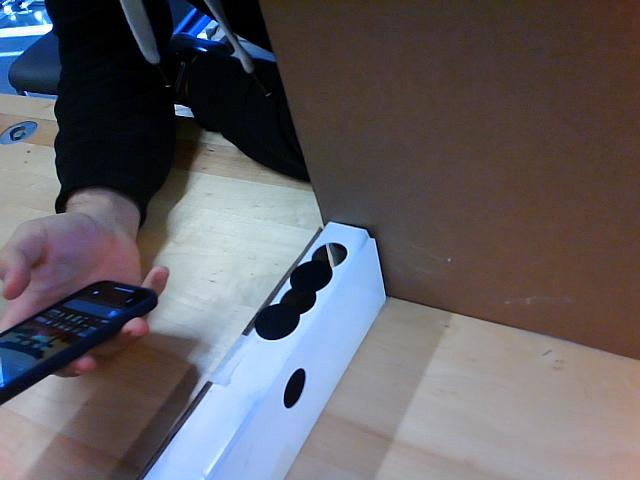
#> input picture data/converted/test/images/frame_1698524150_png.rf.f281910d4929f4cb44474acd4d6297c2.jpg, 640 x 480 px, found by its file name; its folder holds only this picture in this run
$ python converter.py
#> lines starting #> are read from the running program, lines starting #| are printed output that depends on the picture; pictures that were not available may be replaced by others from this repository, and a replacement may not be noted
import cv2
import sys
import os
from PIL import Image

dir_path = ''


for filename in os.listdir(dir_path ):
    if filename.endswith((".jpg", ".jpeg", ".png", ".gif")):
        image_path = os.path.join(dir_path, filename)

        try:
            image = cv2.imread(image_path)
#> image is the input picture: shape (480, 640, 3); mean B, G, R 99, 93.7, 96.7
            gray_image = cv2.cvtColor(image, cv2.COLOR_BGR2GRAY)
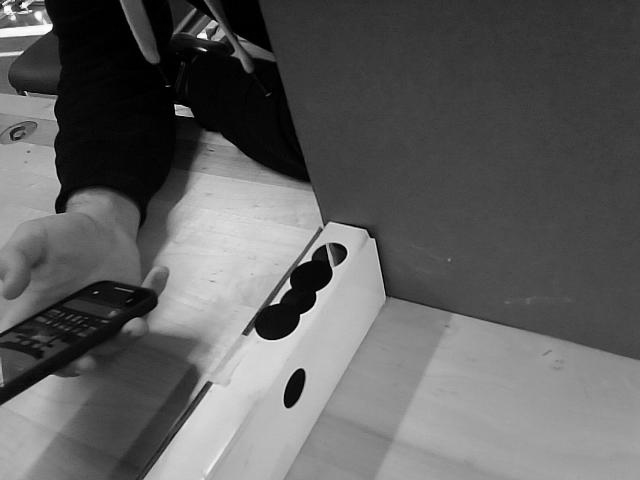
#> gray_image: shape (480, 640); min 0, max 254, mean 95.2
            #apply parula colormap on depth image
            converted = cv2.applyColorMap(gray_image, cv2.COLORMAP_PARULA)
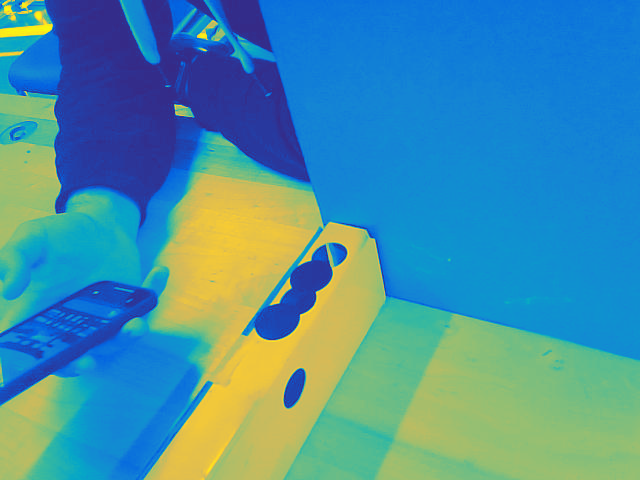
#> converted: shape (480, 640, 3); mean B, G, R 165.5, 144.1, 71.6

            #make a new directory for converted images and write conv images into it
            dir_path_conv = dir_path + '/converted'
            if not os.path.exists(dir_path_conv):
                os.makedirs(dir_path_conv)

            cv2.imwrite(dir_path_conv + '/' + filename, converted)

            width, height = image.size

            print(f"Image: {filename}, Width: {width}, Height: {height}")


            image.close()
        except Exception as e:
            print(f"Error processing image: {filename}. Error: {e}")
    else:
        print(f"Ignoring non-image file: {filename}")

$ run again, on data/converted/valid/images/frame_1698523484_png.rf.400b898213a1a253eb518ddf3cdeac79.jpg
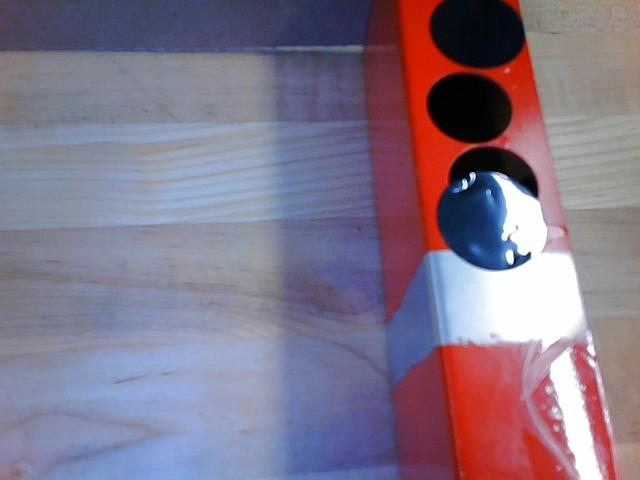
#> input picture data/converted/valid/images/frame_1698523484_png.rf.400b898213a1a253eb518ddf3cdeac79.jpg, 640 x 480 px, found by its file name
#> image is the input picture: shape (480, 640, 3); mean B, G, R 137.4, 117.8, 130.1
#> `gray_image = cv2.cvtColor(image, cv2.COLOR_BGR2GRAY)`:
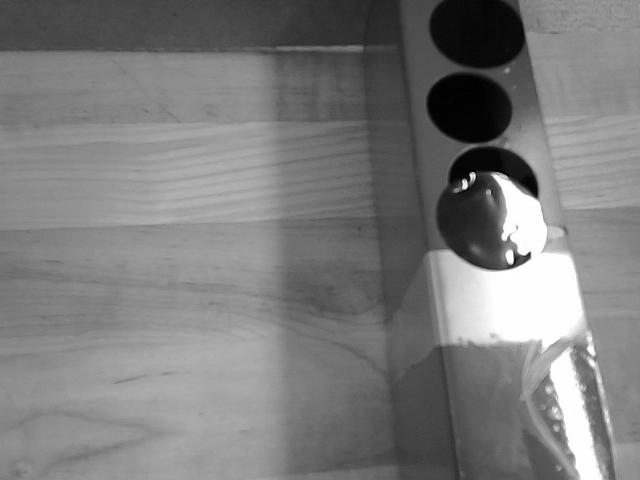
#> gray_image: shape (480, 640); min 0, max 255, mean 123.7
#> `converted = cv2.applyColorMap(gray_image, cv2.COLORMAP_PARULA)`:
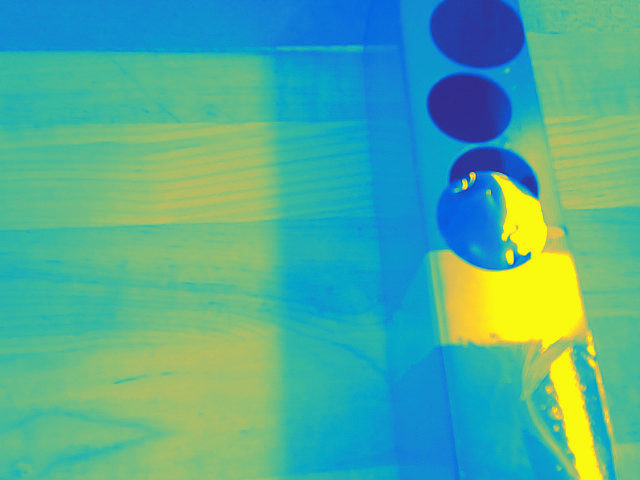
#> converted: shape (480, 640, 3); mean B, G, R 152.8, 173, 79.7

$ run again, on data/converted/valid/images/frame_1698523535_png.rf.6f11ed1aa0945a9aa85a4c38f72544a7.jpg
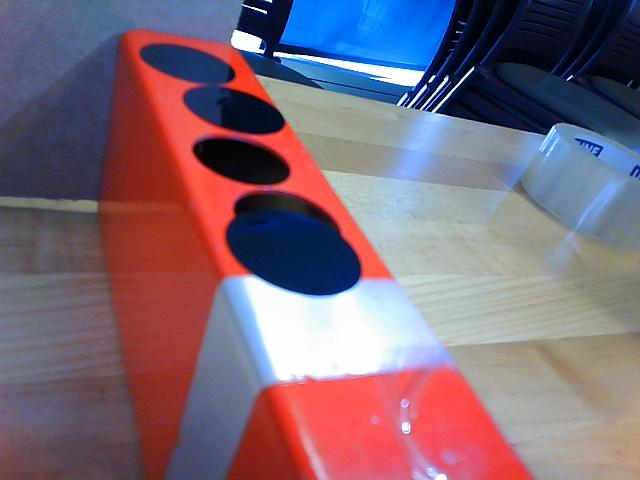
#> input picture data/converted/valid/images/frame_1698523535_png.rf.6f11ed1aa0945a9aa85a4c38f72544a7.jpg, 640 x 480 px, found by its file name
#> image is the input picture: shape (480, 640, 3); mean B, G, R 119.2, 104, 124.4
#> `gray_image = cv2.cvtColor(image, cv2.COLOR_BGR2GRAY)`:
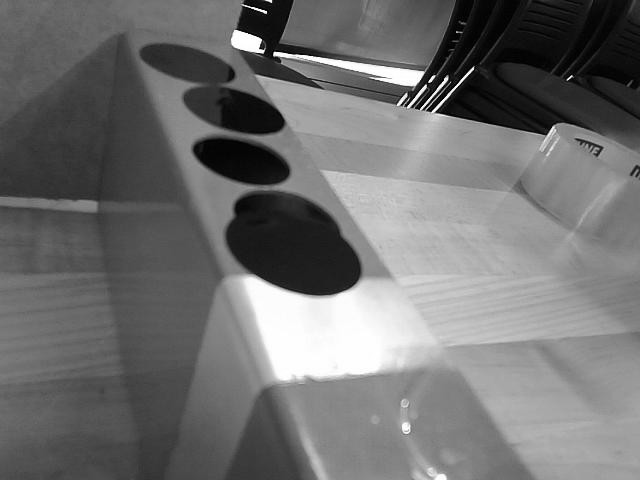
#> gray_image: shape (480, 640); min 1, max 255, mean 111.8
#> `converted = cv2.applyColorMap(gray_image, cv2.COLORMAP_PARULA)`:
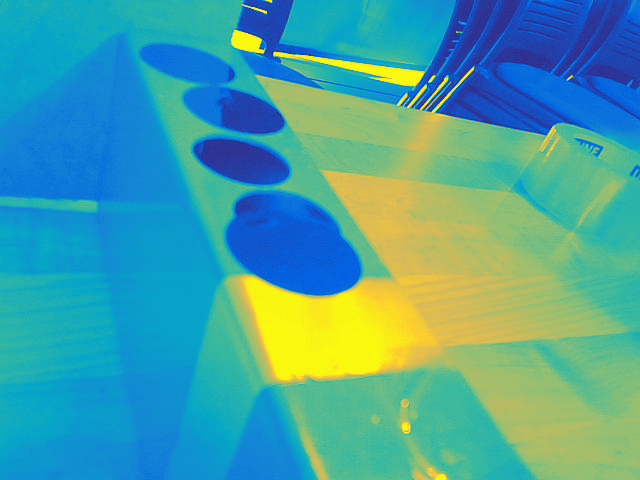
#> converted: shape (480, 640, 3); mean B, G, R 159.6, 161.3, 73.3

$ run again, on data/converted/valid/images/frame_1698523641_png.rf.f05253b6d3addce89e37bfad50e425aa.jpg
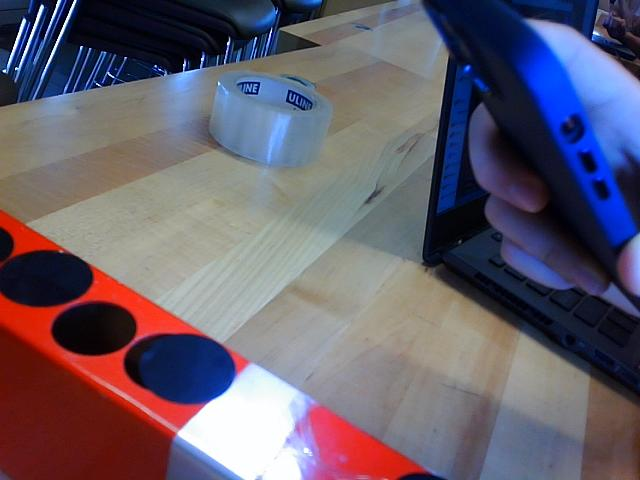
#> input picture data/converted/valid/images/frame_1698523641_png.rf.f05253b6d3addce89e37bfad50e425aa.jpg, 640 x 480 px, found by its file name
#> image is the input picture: shape (480, 640, 3); mean B, G, R 108.6, 93.8, 101.5
#> `gray_image = cv2.cvtColor(image, cv2.COLOR_BGR2GRAY)`:
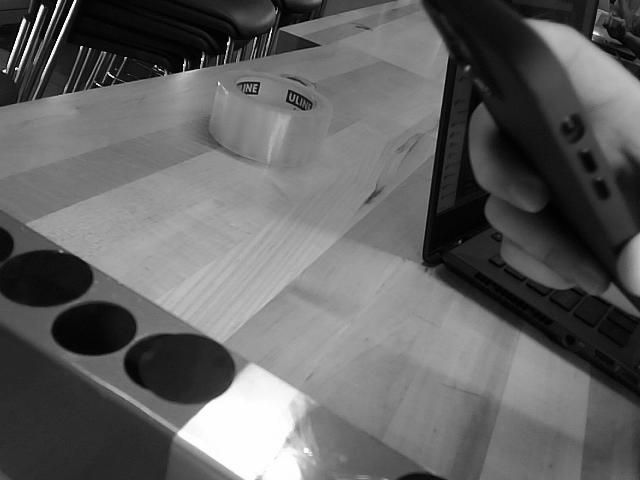
#> gray_image: shape (480, 640); min 0, max 255, mean 97.8
#> `converted = cv2.applyColorMap(gray_image, cv2.COLORMAP_PARULA)`:
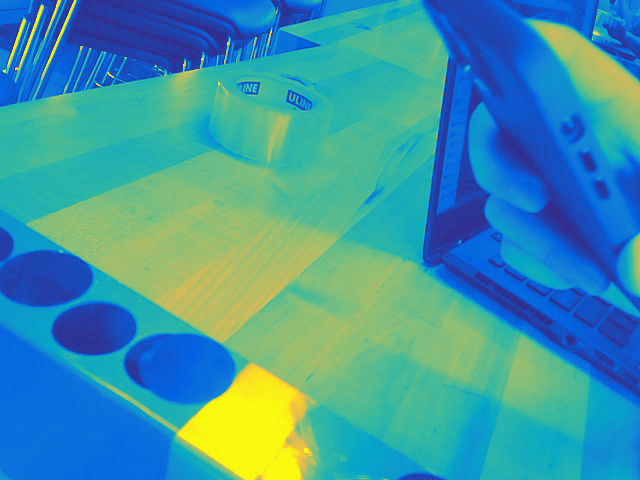
#> converted: shape (480, 640, 3); mean B, G, R 164.5, 149.9, 63
